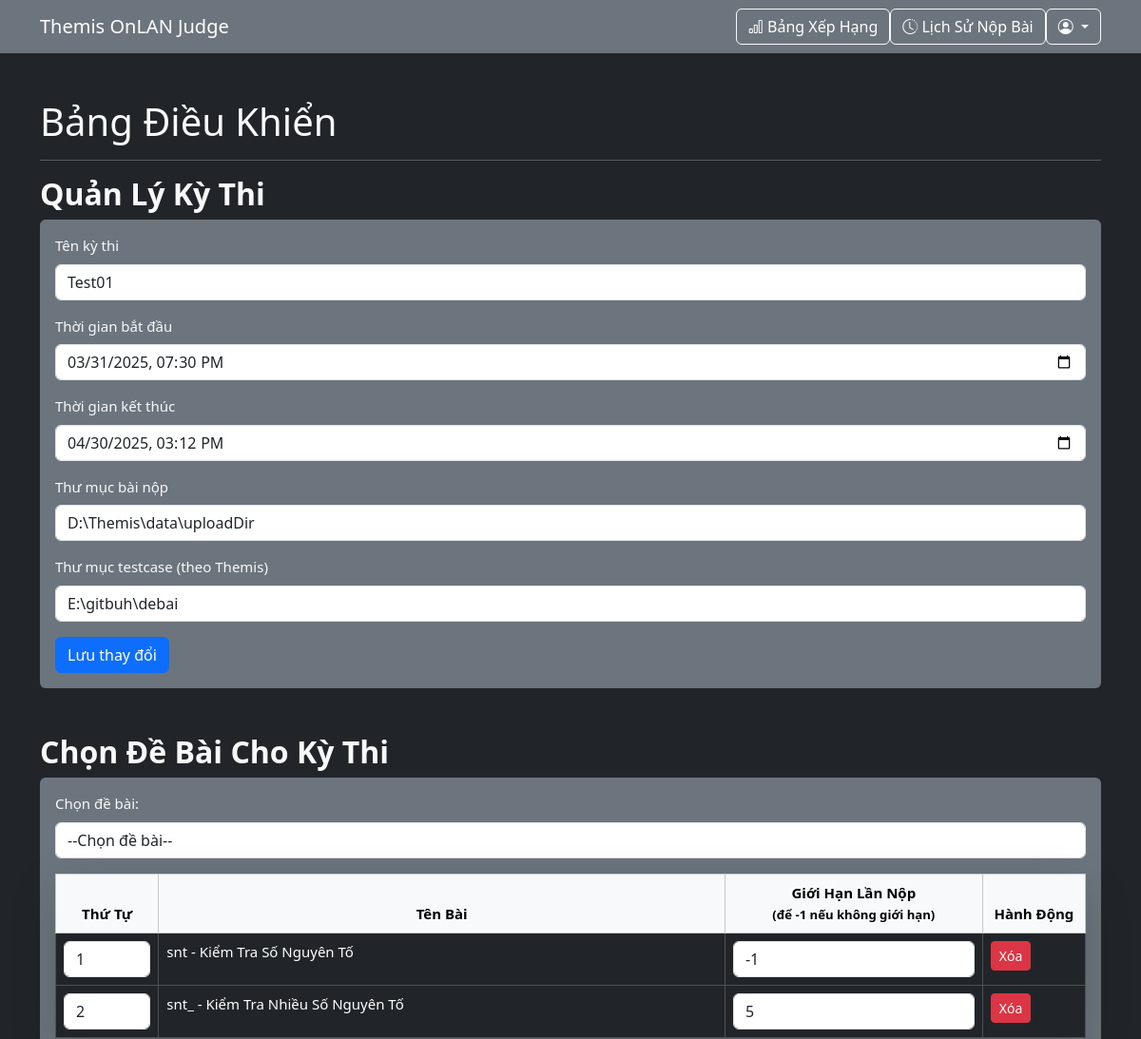
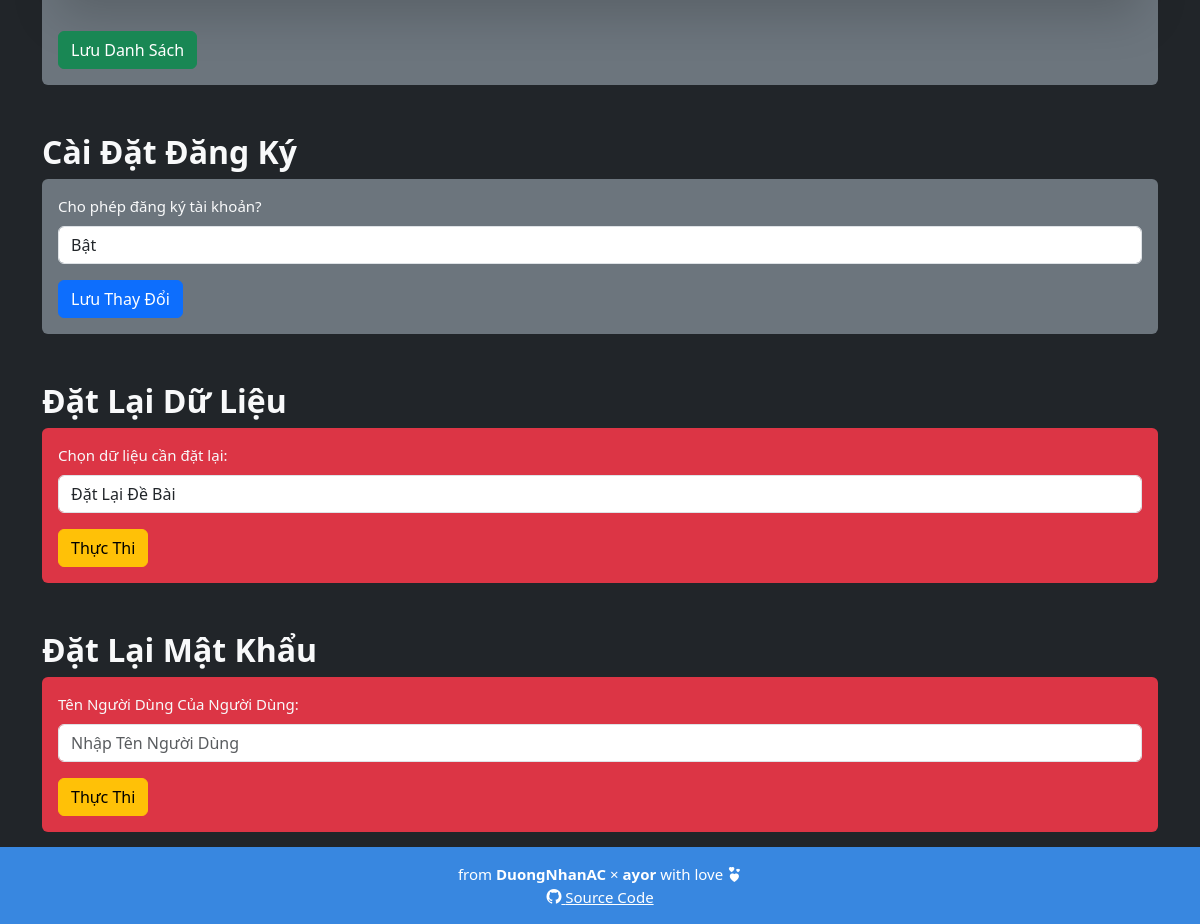
Page /admin_dashboard.php (signed in) on the committed database (2 pictures, top to bottom).
### tables this page shows
CREATE TABLE IF NOT EXISTS `contest_settings` (
  `id` int(11) NOT NULL AUTO_INCREMENT,
  `title` varchar(255) NOT NULL,
  `start_time` datetime NOT NULL,
  `end_time` datetime NOT NULL,
  `submission_path` varchar(255) NOT NULL,
  `allow_registration` tinyint(1) DEFAULT 1,
  `testcase_path` varchar(255) DEFAULT '',
  PRIMARY KEY (`id`)
);

CREATE TABLE IF NOT EXISTS `problems` (
  `id` int(11) NOT NULL AUTO_INCREMENT,
  `name` varchar(255) NOT NULL,
  `full_name` varchar(255) NOT NULL,
  `total_score` int(11) NOT NULL,
  `time_limit` float NOT NULL,
  `memory_limit` int(11) NOT NULL,
  `description` longtext NOT NULL,
  `order_id` int(11) DEFAULT -1,
  `submissions_limit` int(11) DEFAULT -1,
  `stdin` tinyint(1) NOT NULL DEFAULT 0,
  `stdout` tinyint(1) NOT NULL DEFAULT 0,
  PRIMARY KEY (`id`),
  UNIQUE KEY `name` (`name`)
);

### admin_dashboard.php (the view, shortened to what this page needs)
<?php
require 'config.php';
$stmt = $pdo->query("SELECT * FROM contest_settings LIMIT 1");
$contest = $stmt->fetch();
$stmt = $pdo->query("SELECT * FROM problems ORDER BY order_id ASC");
$problems = $stmt->fetchAll();
$stmt = $pdo->query("SELECT * FROM problems");
$problems = $stmt->fetchAll();
?>
<!DOCTYPE html>
<html lang="vi">
<head>
	<link href="assets/css/prism.css" rel="stylesheet">
	<link rel="stylesheet" href="assets/css/bootstrap.min.css">
	<link rel="stylesheet" href="assets/css/bootstrap-icons.css">
	<link rel="stylesheet" href="assets/css/styles.css">
</head>
<body class="bg-dark text-light">
	<nav class="navbar navbar-expand-lg navbar-dark bg-secondary">
		<div class="container">
			<a class="navbar-brand" href="index.php">Themis OnLAN Judge</a>
			<div class="collapse navbar-collapse justify-content-end" id="navbarNav">
				<a href="ranking.php" class="btn btn-outline-light">
					<i class="bi bi-bar-chart"></i> Bảng Xếp Hạng
				</a>
				<?php if (isset($_SESSION['user_id'])): ?>
					<a href="submissions.php" class="btn btn-outline-light">
						<i class="bi bi-clock-history"></i> Lịch Sử Nộp Bài
					</a>
					<div class="dropdown">
						<button class="btn btn-outline-light dropdown-toggle" type="button" id="userDropdown" data-bs-toggle="dropdown">
							<i class="bi bi-person-circle"></i>
						</button>
					</div>
				<?php else: ?>
					<a href="auth.php" class="btn btn-success">
						<i class="bi bi-person-plus-fill"></i> Đăng Nhập/Đăng Ký
					</a>
				<?php endif; ?>
			</div>
		</div>
	</nav>
	<div class="container mt-5" style="margin-bottom:15px;">
		<h1>Bảng Điều Khiển</h1>
		<hr>
		<h2>Quản Lý Kỳ Thi</h2>
		<form method="POST" class="bg-secondary p-3 rounded">
			<label class="form-label">Tên kỳ thi</label>
			<input type="text" name="title" value="<?= htmlspecialchars($contest['title']) ?>" class="form-control mb-3">
			<label class="form-label">Thời gian bắt đầu</label>
			<input type="datetime-local" name="start_time" value="<?= $contest['start_time'] ?>" class="form-control mb-3">
			<label class="form-label">Thời gian kết thúc</label>
			<input type="datetime-local" name="end_time" value="<?= $contest['end_time'] ?>" class="form-control mb-3">
			<label class="form-label">Thư mục bài nộp</label>
			<input type="text" name="submission_path" value="<?= htmlspecialchars($contest['submission_path']) ?>" class="form-control mb-3">
			<label class="form-label">Thư mục testcase (theo Themis)</label>
			<input type="text" name="testcase_path" value="<?= htmlspecialchars($contest['testcase_path']) ?>" class="form-control mb-3">
			<button type="submit" name="contest_settings" class="btn btn-primary">Lưu thay đổi</button>
		</form>
		<h2 class="mt-5">Chọn Đề Bài Cho Kỳ Thi</h2>
		<form method="POST" class="bg-secondary p-3 rounded">
			<label class="form-label">Chọn đề bài:</label>
			<select id="problem-select" class="form-control mb-3">
				<option value="">--Chọn đề bài--</option>
			</select>
			<table class="table table-dark table-bordered table-hover rounded-3 shadow-lg">
				<thead class="table-light text-dark text-center">
					<tr>
						<th style="width:10%">Thứ Tự</th>
						<th>Tên Bài</th>
						<th style="width:25%">Giới Hạn Lần Nộp<br /><small>(để -1 nếu không giới hạn)</small></th>
						<th style="width:10%">Hành Động</th>
					</tr>
				</thead>
				<tbody id="problems-table">
					<?php
					$totalProblems = count($problems);
					foreach ($problems as $problem):
						if ($problem['order_id'] != -1):
							$problemId = (int) $problem['id'];
							$orderId = (int) $problem['order_id'];
							$problemName = $problem['name'] . ' - ' . htmlspecialchars($problem['full_name']);
							$submissionLimit = (int) $problem['submissions_limit'];
					?>
						<tr data-id="<?= $problemId ?>">
							<td>
								<input type="number" name="order_id[]" value="<?= $orderId ?>"
									class="form-control" required
									min="1" max="<?= $totalProblems ?>">
							</td>
							<td><?= $problemName ?></td>
							<td>
								<input type="number" name="submission_limit[]" value="<?= $submissionLimit ?>"
									class="form-control" required
									min="-1" max="99">
							</td>
							<td>
								<button type="button" class="btn btn-danger btn-sm remove-problem">Xóa</button>
							</td>
						</tr>
					<?php endif; endforeach; ?>
				</tbody>
			</table>
			<button type="submit" name="save_problems" class="btn btn-success mt-3">Lưu Danh Sách</button>
		</form>
		<h2 class="mt-5">Cài Đặt Đăng Ký</h2>
		<form method="POST" class="bg-secondary p-3 rounded">
			<label class="form-label">Cho phép đăng ký tài khoản?</label>
			<select name="allow_registration" class="form-control mb-3">
				<option value="1" <?= ($contest['allow_registration'] == 1) ? 'selected' : '' ?>>Bật</option>
			</select>
			<button type="submit" name="update_registration" class="btn btn-primary">Lưu Thay Đổi</button>
		</form>
		<h2 class="mt-5">Đặt Lại Dữ Liệu</h2>
		<form method="POST" class="bg-danger p-3 rounded">
			<label class="form-label">Chọn dữ liệu cần đặt lại:</label>
			<select name="reset_option" class="form-control mb-3">
				<option value="problems">Đặt Lại Đề Bài</option>
			</select>
			<button type="submit" name="reset" class="btn btn-warning">Thực Thi</button>
		</form>
		<h2 class="mt-5">Đặt Lại Mật Khẩu</h2>
		<form method="POST" class="bg-danger p-3 rounded">
			<label class="form-label">Tên Người Dùng Của Người Dùng:</label>
			<input type="text" name="username" class="form-control mb-3" placeholder="Nhập Tên Người Dùng">
			<button type="submit" name="resetstudentpassword" class="btn btn-warning">Thực Thi</button>
		</form>
	</div>
</body>
<footer>
	<div class="text-center mt-3">
		<p>from <b>DuongNhanAC</b> × <b>ayor</b> with love <i class="bi bi-hearts"></i><br />
		<a href="https://github.com/duongnotnhan/themis-onlan-judge"><i class="bi bi-github"></i> Source Code</a></p>
	</div>
</footer>
</html>

### assets/css/styles.css (style rules this page uses)
html { height: 100%; }
.container a { color: #fff !important; }
:root { --bs-link-color-rgb: #7de77d; }
#problemDescription h1, h2, h3 { margin-top: 10px; font-weight: bold; }
body { min-height: 100%; margin: 0; font-size: 15px; display: flex; flex-direction: column; }
footer { margin-top: auto; background-color: rgb(56, 135, 224); color: white; text-align: center; }

### rows in the picture
contest_settings: title "Test01", start_time "03/31/2025 19:30", end_time "04/30/2025 15:12", submission_path "D:\\Themis\\data\\uploadDir", testcase_path "E:\\gitbuh\\debai", allow_registration "Bật"
problems: order "1", problemName "snt - Kiểm Tra Số Nguyên Tố", submissions_limit "-1"
problems: order "2", problemName "snt_ - Kiểm Tra Nhiều Số Nguyên Tố", submissions_limit "5"
